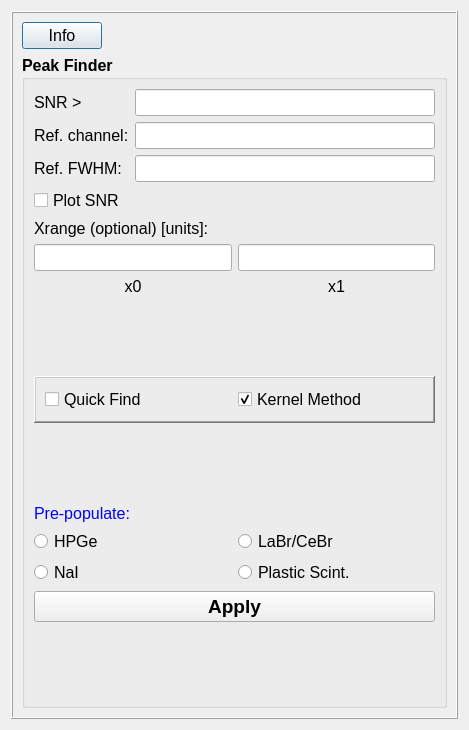
<?xml version="1.0" encoding="UTF-8"?>
<ui version="4.0">
 <class>energy_calibration_win</class>
 <widget class="QDialog" name="energy_calibration_win">
  <property name="geometry">
   <rect>
    <x>0</x>
    <y>0</y>
    <width>469</width>
    <height>730</height>
   </rect>
  </property>
  <property name="windowTitle">
   <string>Dialog</string>
  </property>
  <layout class="QVBoxLayout" name="verticalLayout">
   <item>
    <widget class="QFrame" name="frame">
     <property name="whatsThis">
      <string/>
     </property>
     <property name="frameShape">
      <enum>QFrame::Box</enum>
     </property>
     <property name="frameShadow">
      <enum>QFrame::Raised</enum>
     </property>
     <layout class="QGridLayout" name="gridLayout_9">
      <item row="0" column="0">
       <widget class="QPushButton" name="button_info">
        <property name="font">
         <font>
          <pointsize>12</pointsize>
         </font>
        </property>
        <property name="text">
         <string>Info</string>
        </property>
       </widget>
      </item>
      <item row="0" column="1">
       <spacer name="horizontalSpacer">
        <property name="orientation">
         <enum>Qt::Horizontal</enum>
        </property>
        <property name="sizeHint" stdset="0">
         <size>
          <width>284</width>
          <height>20</height>
         </size>
        </property>
       </spacer>
      </item>
      <item row="1" column="0" colspan="2">
       <widget class="QGroupBox" name="groupBox_kernel">
        <property name="minimumSize">
         <size>
          <width>257</width>
          <height>0</height>
         </size>
        </property>
        <property name="font">
         <font>
          <pointsize>12</pointsize>
          <weight>75</weight>
          <bold>true</bold>
         </font>
        </property>
        <property name="title">
         <string>Peak Finder</string>
        </property>
        <property name="flat">
         <bool>false</bool>
        </property>
        <property name="checkable">
         <bool>false</bool>
        </property>
        <property name="checked">
         <bool>false</bool>
        </property>
        <layout class="QGridLayout" name="gridLayout_6">
         <item row="5" column="0">
          <spacer name="verticalSpacer_3">
           <property name="orientation">
            <enum>Qt::Vertical</enum>
           </property>
           <property name="sizeHint" stdset="0">
            <size>
             <width>20</width>
             <height>32</height>
            </size>
           </property>
          </spacer>
         </item>
         <item row="2" column="0">
          <widget class="QLabel" name="label_units">
           <property name="font">
            <font>
             <pointsize>12</pointsize>
             <weight>50</weight>
             <bold>false</bold>
            </font>
           </property>
           <property name="text">
            <string>&lt;html&gt;&lt;head/&gt;&lt;body&gt;&lt;p&gt;Xrange (optional) [units]:&lt;/p&gt;&lt;/body&gt;&lt;/html&gt;</string>
           </property>
          </widget>
         </item>
         <item row="0" column="0" colspan="3">
          <layout class="QGridLayout" name="gridLayout_4">
           <item row="0" column="0">
            <widget class="QLabel" name="label">
             <property name="font">
              <font>
               <pointsize>12</pointsize>
               <weight>50</weight>
               <bold>false</bold>
              </font>
             </property>
             <property name="text">
              <string>SNR &gt;</string>
             </property>
            </widget>
           </item>
           <item row="0" column="1">
            <widget class="QLineEdit" name="edit_snr">
             <property name="font">
              <font>
               <pointsize>12</pointsize>
               <weight>50</weight>
               <bold>false</bold>
              </font>
             </property>
            </widget>
           </item>
           <item row="1" column="0">
            <widget class="QLabel" name="label_2">
             <property name="font">
              <font>
               <pointsize>12</pointsize>
               <weight>50</weight>
               <bold>false</bold>
              </font>
             </property>
             <property name="text">
              <string>Ref. channel:</string>
             </property>
            </widget>
           </item>
           <item row="1" column="1">
            <widget class="QLineEdit" name="edit_ref_ch">
             <property name="font">
              <font>
               <pointsize>12</pointsize>
               <weight>50</weight>
               <bold>false</bold>
              </font>
             </property>
            </widget>
           </item>
           <item row="2" column="0">
            <widget class="QLabel" name="label_3">
             <property name="font">
              <font>
               <pointsize>12</pointsize>
               <weight>50</weight>
               <bold>false</bold>
              </font>
             </property>
             <property name="text">
              <string>Ref. FWHM:</string>
             </property>
            </widget>
           </item>
           <item row="2" column="1">
            <widget class="QLineEdit" name="edit_ref_fwhm">
             <property name="font">
              <font>
               <pointsize>12</pointsize>
               <weight>50</weight>
               <bold>false</bold>
              </font>
             </property>
            </widget>
           </item>
          </layout>
         </item>
         <item row="11" column="2">
          <spacer name="verticalSpacer_2">
           <property name="orientation">
            <enum>Qt::Vertical</enum>
           </property>
           <property name="sizeHint" stdset="0">
            <size>
             <width>20</width>
             <height>31</height>
            </size>
           </property>
          </spacer>
         </item>
         <item row="8" column="0">
          <widget class="QLabel" name="label_8">
           <property name="font">
            <font>
             <pointsize>12</pointsize>
             <weight>50</weight>
             <bold>false</bold>
            </font>
           </property>
           <property name="text">
            <string>&lt;html&gt;&lt;head/&gt;&lt;body&gt;&lt;p&gt;&lt;span style=&quot; color:#0000ff;&quot;&gt;Pre-populate:&lt;/span&gt;&lt;/p&gt;&lt;/body&gt;&lt;/html&gt;</string>
           </property>
          </widget>
         </item>
         <item row="7" column="0">
          <spacer name="verticalSpacer">
           <property name="orientation">
            <enum>Qt::Vertical</enum>
           </property>
           <property name="sizeHint" stdset="0">
            <size>
             <width>20</width>
             <height>32</height>
            </size>
           </property>
          </spacer>
         </item>
         <item row="3" column="0" colspan="3">
          <layout class="QGridLayout" name="gridLayout_5">
           <item row="0" column="1">
            <widget class="QLineEdit" name="edit_x1">
             <property name="font">
              <font>
               <pointsize>12</pointsize>
               <weight>50</weight>
               <bold>false</bold>
              </font>
             </property>
            </widget>
           </item>
           <item row="0" column="0">
            <widget class="QLineEdit" name="edit_x0">
             <property name="font">
              <font>
               <pointsize>12</pointsize>
               <weight>50</weight>
               <bold>false</bold>
              </font>
             </property>
            </widget>
           </item>
           <item row="1" column="1">
            <widget class="QLabel" name="label_6">
             <property name="font">
              <font>
               <pointsize>12</pointsize>
               <weight>50</weight>
               <bold>false</bold>
              </font>
             </property>
             <property name="text">
              <string>x1</string>
             </property>
             <property name="alignment">
              <set>Qt::AlignCenter</set>
             </property>
            </widget>
           </item>
           <item row="1" column="0">
            <widget class="QLabel" name="label_5">
             <property name="font">
              <font>
               <pointsize>12</pointsize>
               <weight>50</weight>
               <bold>false</bold>
              </font>
             </property>
             <property name="text">
              <string>x0</string>
             </property>
             <property name="alignment">
              <set>Qt::AlignCenter</set>
             </property>
            </widget>
           </item>
          </layout>
         </item>
         <item row="9" column="0" colspan="3">
          <layout class="QGridLayout" name="gridLayout_3">
           <item row="0" column="0">
            <widget class="QRadioButton" name="radioButton_hpge">
             <property name="font">
              <font>
               <pointsize>12</pointsize>
               <weight>50</weight>
               <bold>false</bold>
              </font>
             </property>
             <property name="text">
              <string>HPGe</string>
             </property>
             <property name="autoExclusive">
              <bool>true</bool>
             </property>
             <attribute name="buttonGroup">
              <string notr="true">buttonGroup</string>
             </attribute>
            </widget>
           </item>
           <item row="0" column="1">
            <widget class="QRadioButton" name="radioButton_labr">
             <property name="font">
              <font>
               <pointsize>12</pointsize>
               <weight>50</weight>
               <bold>false</bold>
              </font>
             </property>
             <property name="text">
              <string>LaBr/CeBr</string>
             </property>
             <property name="autoExclusive">
              <bool>true</bool>
             </property>
             <attribute name="buttonGroup">
              <string notr="true">buttonGroup</string>
             </attribute>
            </widget>
           </item>
           <item row="1" column="0">
            <widget class="QRadioButton" name="radioButton_nai">
             <property name="font">
              <font>
               <pointsize>12</pointsize>
               <weight>50</weight>
               <bold>false</bold>
              </font>
             </property>
             <property name="text">
              <string>NaI</string>
             </property>
             <property name="autoExclusive">
              <bool>true</bool>
             </property>
             <attribute name="buttonGroup">
              <string notr="true">buttonGroup</string>
             </attribute>
            </widget>
           </item>
           <item row="1" column="1">
            <widget class="QRadioButton" name="radioButton_plastic">
             <property name="font">
              <font>
               <pointsize>12</pointsize>
               <weight>50</weight>
               <bold>false</bold>
              </font>
             </property>
             <property name="text">
              <string>Plastic Scint.</string>
             </property>
             <property name="autoExclusive">
              <bool>true</bool>
             </property>
             <attribute name="buttonGroup">
              <string notr="true">buttonGroup</string>
             </attribute>
            </widget>
           </item>
          </layout>
         </item>
         <item row="10" column="0" colspan="3">
          <widget class="QPushButton" name="button_kernel_apply">
           <property name="font">
            <font>
             <pointsize>14</pointsize>
             <weight>75</weight>
             <bold>true</bold>
            </font>
           </property>
           <property name="text">
            <string>Apply</string>
           </property>
          </widget>
         </item>
         <item row="6" column="0" colspan="3">
          <widget class="QFrame" name="frame_2">
           <property name="frameShape">
            <enum>QFrame::WinPanel</enum>
           </property>
           <property name="frameShadow">
            <enum>QFrame::Raised</enum>
           </property>
           <layout class="QGridLayout" name="gridLayout_2">
            <item row="0" column="0">
             <layout class="QGridLayout" name="gridLayout">
              <item row="0" column="0">
               <widget class="QCheckBox" name="checkBox_scipy">
                <property name="font">
                 <font>
                  <pointsize>12</pointsize>
                  <weight>50</weight>
                  <bold>false</bold>
                 </font>
                </property>
                <property name="text">
                 <string>Quick Find</string>
                </property>
                <property name="checked">
                 <bool>false</bool>
                </property>
                <property name="autoExclusive">
                 <bool>true</bool>
                </property>
               </widget>
              </item>
              <item row="0" column="1">
               <widget class="QCheckBox" name="checkBox_km">
                <property name="font">
                 <font>
                  <pointsize>12</pointsize>
                  <weight>50</weight>
                  <bold>false</bold>
                 </font>
                </property>
                <property name="text">
                 <string>Kernel Method</string>
                </property>
                <property name="checked">
                 <bool>true</bool>
                </property>
                <property name="autoExclusive">
                 <bool>true</bool>
                </property>
               </widget>
              </item>
             </layout>
            </item>
           </layout>
          </widget>
         </item>
         <item row="1" column="0">
          <widget class="QCheckBox" name="checkBox_SNR">
           <property name="font">
            <font>
             <pointsize>12</pointsize>
             <weight>50</weight>
             <bold>false</bold>
            </font>
           </property>
           <property name="text">
            <string>Plot SNR</string>
           </property>
          </widget>
         </item>
        </layout>
       </widget>
      </item>
     </layout>
    </widget>
   </item>
  </layout>
 </widget>
 <resources/>
 <connections/>
 <buttongroups>
  <buttongroup name="buttonGroup"/>
 </buttongroups>
</ui>
